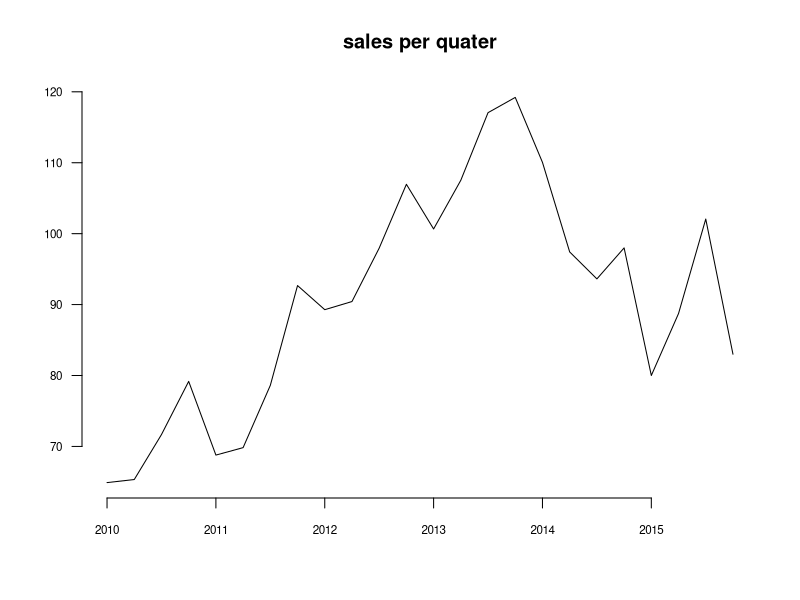
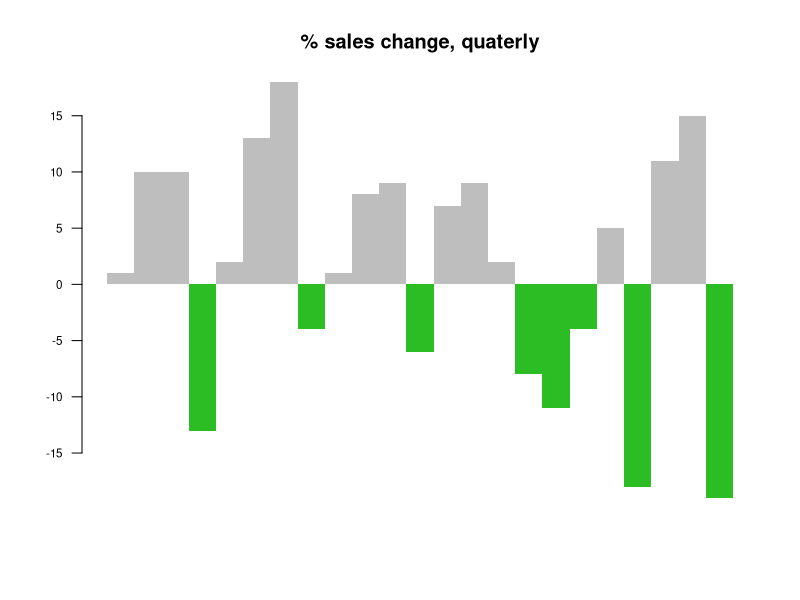
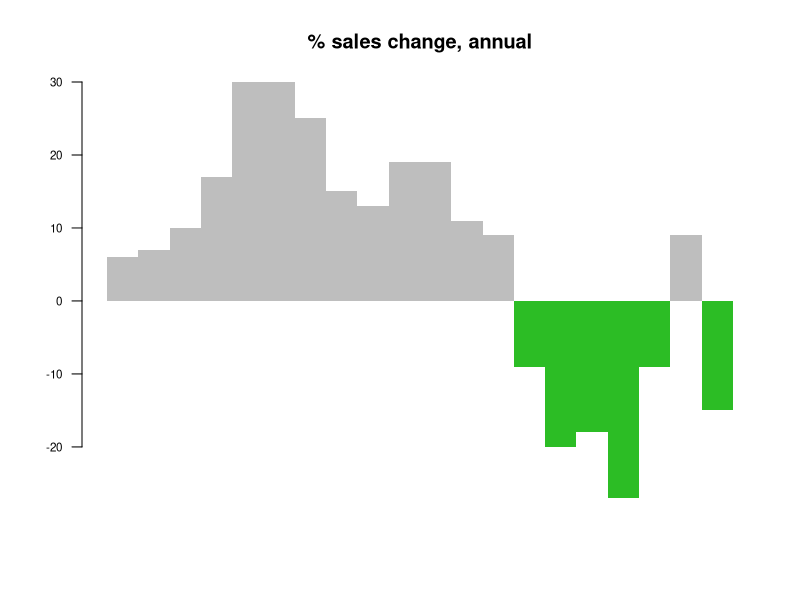
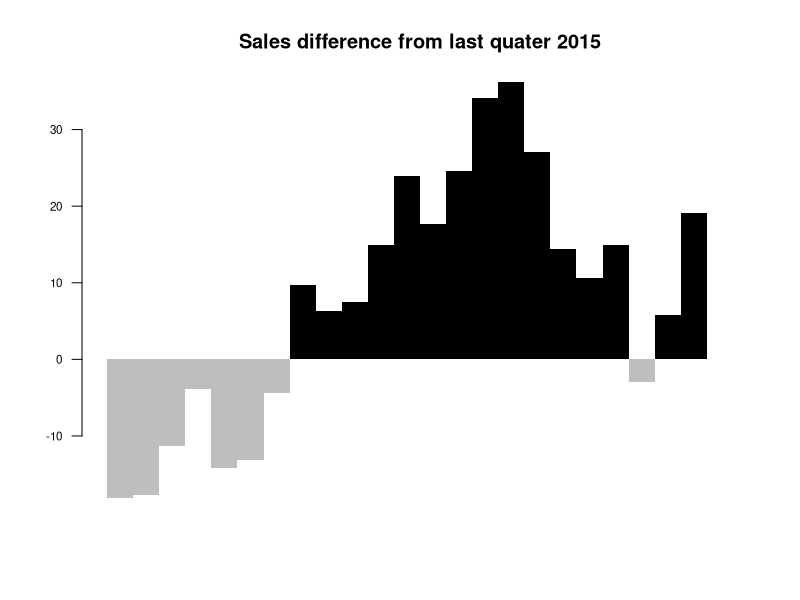
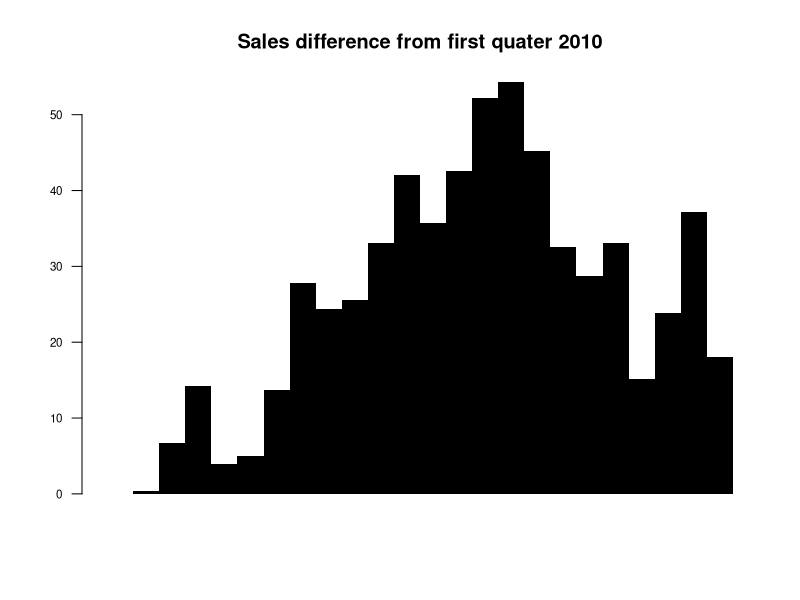
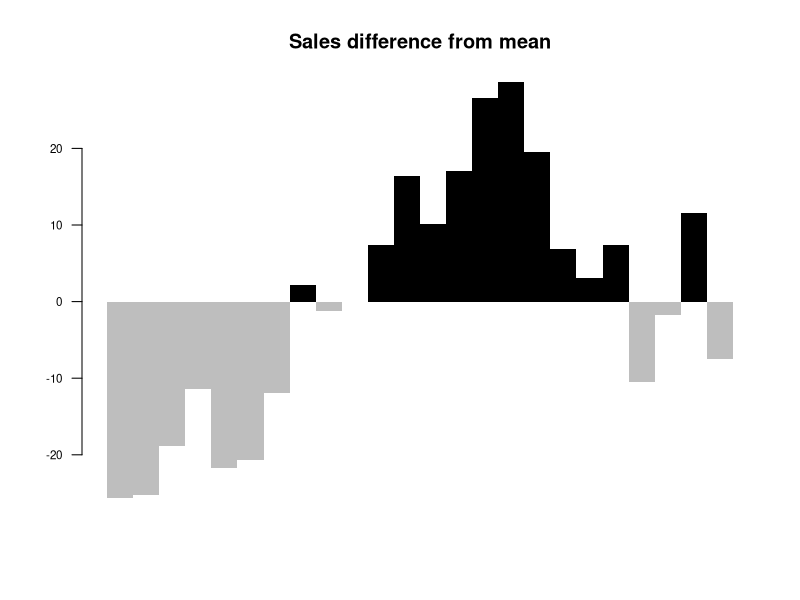

These figures' R source, in order: (Note: this script raises an error after producing the figures.)
## ---- chunk 1
# Create the data.
a <-rep(c(2010,2011,2012,2013,2014,2015),each = 4)
b <- seq(1:24)
c <- c(64.9,65.33,71.67,79.17,68.78,69.83,78.61,92.68,89.28,90.43,97.96,106.96,100.66,107.53,117.06,119.21,110.05,97.42,93.62,97.99,80,88.74,102.06,83)
data <- as.data.frame(cbind(a,b,c))
colnames(data) <-c("year","quater","sales")
## ---- chunk 2
# Regular time series for sales
par(cex.axis=0.7)
data.ts <- ts(data$sales, start=c(2010, 1), frequency=4)
plot(data.ts, xlab="", ylab="", main="sales per quater", las=1, bty="n")
## ---- chunk 3
# Quaterly change
curr <- as.numeric(data$sales[-1])
prev <- as.numeric(data$sales[1:(length(data$sales)-1)])
quaChange <- 100 * round( (curr-prev) / prev, 2 )
barCols <- sapply(quaChange, 
	function(x) { 
		if (x < 0) {
			return("#2cbd25")
		} else {
			return("gray")
		}
	})

barplot(quaChange, border=NA, space=0, las=1, col=barCols, main="% sales change, quaterly")
## ---- chunk 4
# Year-over-year change
curr <- as.numeric(data$sales[-(1:4)])
prev <- as.numeric(data$sales[1:(length(data$sales)-4)])
annChange <- 100 * round( (curr-prev) / prev, 2 )
barCols <- sapply(annChange, 
	function(x) { 
		if (x < 0) {
			return("#2cbd25")
		} else {
			return("gray")
		}
	})

barplot(annChange, border=NA, space=0, las=1, col=barCols, main="% sales change, annual")
## ---- chunk 5
# Relative to current 2015
curr <- as.numeric(data$sales[length(data$sales)])
salesDiff <- as.numeric(data$sales) - curr
barCols.diff <- sapply(salesDiff,
	function(x) {
		if (x < 0) {
			return("gray")
		} else {
			return("black")
		}
	}
)
barplot(salesDiff, border=NA, space=0, las=1, col=barCols.diff, main="Sales difference from last quater 2015")
## ---- chunk 6
# Relative to first quater
ori <- as.numeric(data$sales[1])
salesDiff <- as.numeric(data$sales) - ori
barCols.diff <- sapply(salesDiff,
	function(x) {
		if (x < 0) {
			return("gray")
		} else {
			return("black")
		}
	}
)
barplot(salesDiff, border=NA, space=0, las=1, col=barCols.diff, main="Sales difference from first quater 2010")
## ---- chunk 7
# difference from the mean
mean <- mean(as.numeric(data$sales))
salesDiff <- as.numeric(data$sales) - mean
barCols.diff <- sapply(salesDiff,
	function(x) {
		if (x < 0) {
			return("gray")
		} else {
			return("black")
		}
	}
)
barplot(salesDiff, border=NA, space=0, las=1, col=barCols.diff, main="Sales difference from mean")
## ---- chunk 8
knitr::include_graphics("images/aya-stacked.png")
## ---- chunk 9
knitr::include_graphics("images/aya-stacked-perception.jpg")
## ---- chunk 10
knitr::include_graphics(c("images/aya-bar1.png", "images/aya-bar2.png"))
## ---- chunk 11
knitr::include_graphics("images/aya-gantt.png")
## ---- chunk 12
knitr::include_graphics("images/aya-stream.png")
## ---- chunk 13
knitr::include_graphics("images/aya-heat-map.png")
## ---- chunk 14
knitr::include_graphics("images/aya-polar.jpg")
## ---- chunk 15
library(ggplot2)

theme_set(theme_bw())  #set background theme

plot1 <- ggplot(mtcars, aes(x = hp, y = mpg)) + geom_point(aes(col=factor(vs), size = 2)) + geom_smooth(method = "loess", se = F) + xlim(c(0, 400)) + ylim(c(0, 40)) + labs(title = "Horsepower vs. MPG", y = "Miles Per Gallon", x = "Horsepower")

plot(plot1)  #we have to actually call the plot() function on the plot object we created
